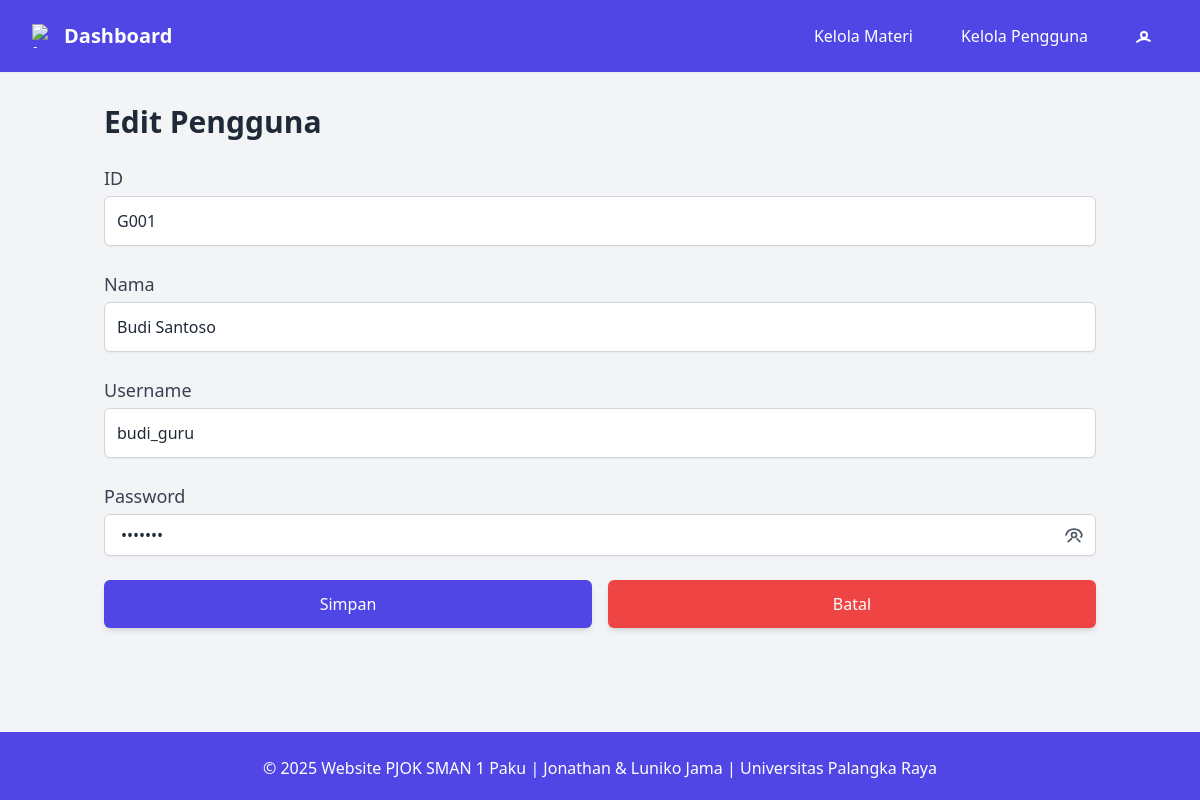
/pages/admin/pengguna/edit.php?id=G001&role=guru (signed in), run on the app's committed database.
### tables this page shows
CREATE TABLE `guru` (
  `id_guru` varchar(10) NOT NULL CHECK (`id_guru` like 'G%'),
  `nama_guru` varchar(255) NOT NULL,
  `username_guru` varchar(50) NOT NULL,
  `password_guru` varchar(255) NOT NULL
);

### pages/admin/pengguna/edit.php (the view, shortened to what this page needs)
<?php
require_once "../../../database.php";
include "../../../includes/navbar_admin.php";
$id   = mysqli_real_escape_string($conn, $_GET['id']);
$role = $_GET['role'];
if ($role === 'guru') {
    $res      = mysqli_query($conn, "SELECT * FROM guru WHERE id_guru='{$id}'");
    $pengguna = mysqli_fetch_assoc($res);
} else {
    $res      = mysqli_query($conn, "SELECT * FROM siswa WHERE id_siswa='{$id}'");
    $pengguna = mysqli_fetch_assoc($res);
}
?>
<div class="container mx-auto mt-8 px-4">
    <h3 class="text-3xl font-semibold text-gray-800 mb-6">Edit Pengguna</h3>
    <form method="POST" class="space-y-6">
        <div>
            <label class="block text-lg font-medium text-gray-700">ID</label>
            <input type="text" name="id" value="<?= htmlspecialchars(
                $pengguna['id_guru'] ?? $pengguna['id_siswa']
            ) ?>" readonly
                class="mt-1 p-3 w-full border border-gray-300 rounded-md shadow-sm focus:outline-none focus:ring-2 focus:ring-indigo-600">
        </div>
        <div>
            <label class="block text-lg font-medium text-gray-700">Nama</label>
            <input type="text" name="nama" value="<?= htmlspecialchars(
                $pengguna['nama_guru'] ?? $pengguna['nama_siswa']
            ) ?>" required
                class="mt-1 p-3 w-full border border-gray-300 rounded-md shadow-sm focus:outline-none focus:ring-2 focus:ring-indigo-600">
        </div>
        <div>
            <label class="block text-lg font-medium text-gray-700">Username</label>
            <input type="text" name="username" value="<?= htmlspecialchars(
                $pengguna['username_guru'] ?? $pengguna['username_siswa']
            ) ?>" required
                class="mt-1 p-3 w-full border border-gray-300 rounded-md shadow-sm focus:outline-none focus:ring-2 focus:ring-indigo-600">
        </div>
        <div class="mb-4">
            <label class="block text-lg font-medium text-gray-700 mb-1">Password</label>
            <div class="relative mt-1">
                <input type="password" name="password" id="password" value="<?= htmlspecialchars(
                    $pengguna['password_guru'] ?? $pengguna['password_siswa']
                ) ?>" required
                    class="w-full px-4 py-2 rounded-md border border-gray-300 shadow-sm focus:outline-none focus:ring-2 focus:ring-indigo-600 pr-10">
                <button type="button" onclick="togglePassword()"
                        class="absolute inset-y-0 right-3 flex items-center justify-center text-gray-600 hover:text-gray-900 focus:outline-none">
                </button>
            </div>
        </div>
        <div class="flex space-x-4">
            <button type="submit" name="update"
                    class="flex-1 bg-indigo-600 text-white p-3 rounded-md shadow-md hover:bg-indigo-700 focus:outline-none focus:ring-2 focus:ring-indigo-600">
                Simpan
            </button>
            <button type="button" onclick="window.location.href='index.php?role=<?= $role ?>'"
                    class="flex-1 bg-red-500 text-white p-3 rounded-md shadow-md hover:bg-red-600 focus:outline-none focus:ring-2 focus:ring-red-600">
                Batal
            </button>
        </div>
    </form>
</div>
<?php include "../../../includes/footer.php"; ?>

### data on the page
guru: id "G001", nama "Budi Santoso", username "budi_guru"
